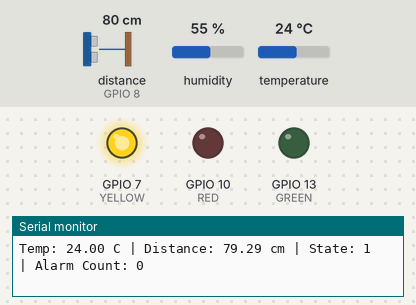
The sketch below on a simulated ESP32-S3. Shown: output pins drawn as LEDs (lit = HIGH), the last lines printed to the serial monitor. Wiring (inferred from the names in the program): ultrasonic range finder: trigger GPIO 5; echo GPIO 8. Dashed ring = blinking. The inputs (shaded band) are chosen by the test bench; at power-on: distance to the obstacle (sensor on GPIO 8) 80 cm, humidity 55 %, temperature 24 °C. The echo pulse lasts 58.3 µs per cm; WiFi joins after 1.5 s; servers stay silent unless stated; uploads are accepted with an empty reply; pins used as bus, display or sensor lines are not drawn.

Above: at 2.7 s.
2.8 s: distance to the obstacle (sensor on GPIO 8) set to 50 cm
8.0 s: distance to the obstacle (sensor on GPIO 8) set to 44 cm
At 8.8 s:
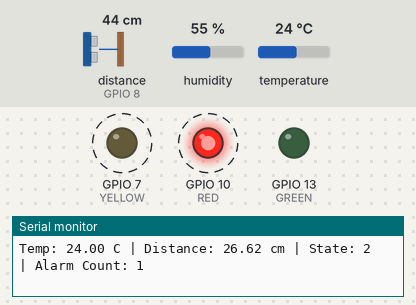
14.1 s: distance to the obstacle (sensor on GPIO 8) set to 2 cm
At 14.9 s:
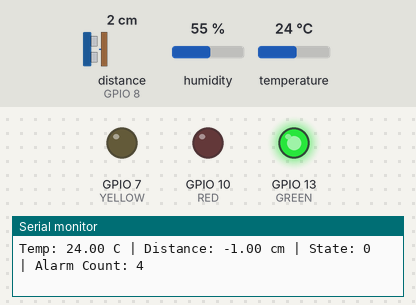
18.0 s: distance to the obstacle (sensor on GPIO 8) set to 4 cm
At 22.9 s:
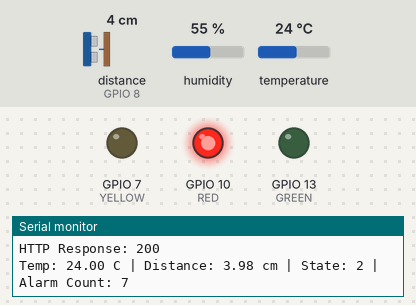
23.2 s: distance to the obstacle (sensor on GPIO 8) set to 25 cm
29.3 s: distance to the obstacle (sensor on GPIO 8) set to 30 cm
At 31.1 s:
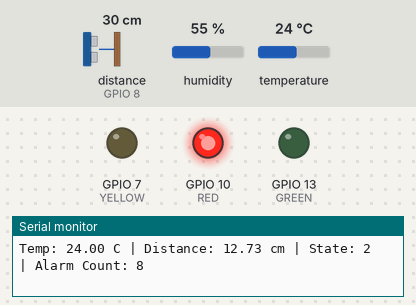
Timing chart, 0 to 32.6 s (numbered marks = the images above; inputs shaded):
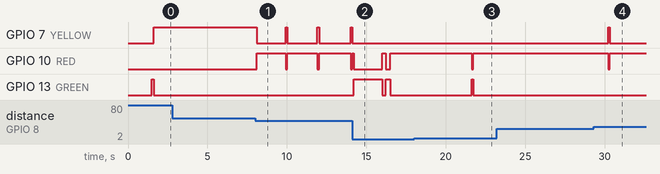

The sketch:

final_code.ino
```cpp
#include "arduino_secrets.h"
#include "thingProperties.h"

#include <DHT.h>
#include <WiFi.h>
#include <ArduinoHttpClient.h>
#include <ArduinoJson.h>
// #include <BLEDevice.h>
// #include <BLEUtils.h>
// #include <BLEAdvertising.h>

// #define SERVICE_UUID "4fafc201-1fb5-459e-8fcc-c5c9c331914b"
// #define CHAR_UUID    "beb5483e-36e1-4688-b7f5-ea07361b26a8"

// BLECharacteristic *pCharacteristic;

volatile bool wifiOk = false;
const char* SERVER = "http://postman-echo.com/post";

#define DHTPIN 4
#define DHTTYPE DHT22

#define TRIG_PIN 5
#define ECHO_PIN 8

#define GREEN 13
#define YELLOW 7
#define RED 10


DHT dht(DHTPIN, DHTTYPE);

enum SecurityState {
  STATE_NORMAL = 0,
  STATE_WARNING = 1,
  STATE_ALERT = 2
};


volatile SecurityState g_state = STATE_NORMAL;
volatile SecurityState g_lastState = STATE_NORMAL;

volatile float g_temperature = 0;
volatile float g_distanceCm = 0;
volatile int g_alarmCount = 0;
volatile bool g_alertJustStarted = false;

float readDistance() {
  digitalWrite(TRIG_PIN, LOW);
  delayMicroseconds(2);

  digitalWrite(TRIG_PIN, HIGH);
  delayMicroseconds(10);

  digitalWrite(TRIG_PIN, LOW);

  long duration = pulseIn(ECHO_PIN, HIGH, 30000);

  if (duration == 0) {
    return -1;
  }

  return duration * 0.034 / 2.0;
}

void evaluateState() {
  bool distAlert = g_distanceCm > 0 && g_distanceCm < 30;
  bool distWarn  = g_distanceCm >= 30 && g_distanceCm <= 100;

  bool tempAlert = g_temperature > 35;
  bool tempWarn  = g_temperature >= 32 && g_temperature <= 35;

  g_lastState = g_state;

  if (distAlert || tempAlert) {
    g_state = STATE_ALERT;
  } else if (distWarn || tempWarn) {
    g_state = STATE_WARNING;
  } else {
    g_state = STATE_NORMAL;
  }

  if (g_state == STATE_ALERT && g_lastState != STATE_ALERT) {
    g_alarmCount++;
    g_alertJustStarted = true;
  }
}

void updateLeds() {
  digitalWrite(GREEN, LOW);
  digitalWrite(YELLOW, LOW);
  digitalWrite(RED, LOW);

  if (g_state == STATE_NORMAL) {
    digitalWrite(GREEN, HIGH);
  } else if (g_state == STATE_WARNING) {
    digitalWrite(YELLOW, HIGH);
  } else if (g_state == STATE_ALERT) {
    digitalWrite(RED, HIGH);
  }
}

void sensorTask(void *pvParameters);
void alertTask(void *pvParameters);
void displayTask(void *pvParameters);
// void bleTask(void *pvParameters);
void cloudTask(void *pvParameters);
void wifiTask(void *pvParameters);

void setup() {
  Serial.begin(115200);
  delay(1500);

  initProperties();
  ArduinoCloud.begin(ArduinoIoTPreferredConnection);

  setDebugMessageLevel(2);
  ArduinoCloud.printDebugInfo();

  pinMode(TRIG_PIN, OUTPUT);
  pinMode(ECHO_PIN, INPUT);

  pinMode(GREEN, OUTPUT);
  pinMode(YELLOW, OUTPUT);
  pinMode(RED, OUTPUT);

  dht.begin();

  // BLEDevice::init("SecurityMonitor-ESP32");

  // BLEServer *pServer = BLEDevice::createServer();
  // BLEService *pService = pServer->createService(SERVICE_UUID);

  // pCharacteristic = pService->createCharacteristic(
  //   CHAR_UUID,
  //   BLECharacteristic::PROPERTY_READ |
  //   BLECharacteristic::PROPERTY_NOTIFY
  // );

  // pCharacteristic->setValue("Starting...");
  // pService->start();

  // BLEAdvertising *pAdv = BLEDevice::getAdvertising();
  // pAdv->addServiceUUID(SERVICE_UUID);
  // pAdv->setScanResponse(true);

  // BLEDevice::startAdvertising();

  // Serial.println("BLE advertising started!");

  xTaskCreate(sensorTask, "sensorTask", 3072, NULL, 1, NULL);
  xTaskCreate(alertTask, "alertTask", 2048, NULL, 3, NULL);
  xTaskCreate(displayTask, "displayTask", 2048, NULL, 2, NULL);
  // xTaskCreate(bleTask, "bleTask", 4096, NULL, 1, NULL);
  xTaskCreate(cloudTask, "cloudTask", 8192, NULL, 1, NULL);
  xTaskCreate(wifiTask, "wifiTask", 4096, NULL, 1, NULL);
}

void loop() {
  ArduinoCloud.update();
  delay(100);
}

void sensorTask(void *pvParameters) {
  while (true) {
    g_temperature = dht.readTemperature();
    g_distanceCm = readDistance();

    if (!isnan(g_temperature)) {
      evaluateState();
    }

    vTaskDelay(100 / portTICK_PERIOD_MS);
  }
}

void alertTask(void *pvParameters) {
  while (true) {
    updateLeds();
    vTaskDelay(100 / portTICK_PERIOD_MS);
  }
}

void displayTask(void *pvParameters) {
  while (true) {
    Serial.print("Temp: ");
    Serial.print(g_temperature);
    Serial.print(" C | Distance: ");
    Serial.print(g_distanceCm);
    Serial.print(" cm | State: ");
    Serial.print((int)g_state);
    Serial.print(" | Alarm Count: ");
    Serial.println(g_alarmCount);

    vTaskDelay(500 / portTICK_PERIOD_MS);
  }
}

// void bleTask(void *pvParameters) {
//   while (true) {
//     String payload = String((int)g_state) +
//                      ",T:" + String(g_temperature, 1) +
//                      ",D:" + String(g_distanceCm, 1) +
//                      ",A:" + String(g_alarmCount);

//     pCharacteristic->setValue(payload.c_str());
//     pCharacteristic->notify();

//     Serial.print("BLE: ");
//     Serial.println(payload);

//     vTaskDelay(1000 / portTICK_PERIOD_MS);
//   }
// }

void cloudTask(void *pvParameters) {
  while (true) {

    wifiOk = (WiFi.status() == WL_CONNECTED);

    temperature = g_temperature;
    distanceCm = g_distanceCm;
    alarmCount = g_alarmCount;
    state = (int)g_state;
    systemOnline = wifiOk;

    if (wifiOk && g_alertJustStarted) {
      g_alertJustStarted = false;

      StaticJsonDocument<256> doc;
      doc["temperature"] = g_temperature;
      doc["distance"] = g_distanceCm;
      doc["alarmCount"] = g_alarmCount;
      doc["state"] = (int)g_state;

      String json;
      serializeJson(doc, json);

      WiFiClient client;
      HttpClient http(client, "postman-echo.com", 80);

      http.beginRequest();
      http.post("/post");
      http.sendHeader("Content-Type", "application/json");
      http.sendHeader("Content-Length", json.length());
      http.beginBody();
      http.print(json);
      http.endRequest();

      int httpCode = http.responseStatusCode();

      Serial.print("HTTP Response: ");
      Serial.println(httpCode);
    }

    vTaskDelay(5000 / portTICK_PERIOD_MS);
  }
}

void wifiTask(void *pvParameters) {
  while (true) {
    wifiOk = (WiFi.status() == WL_CONNECTED);

    Serial.print("WiFi: ");
    Serial.println(wifiOk ? "CONNECTED" : "DISCONNECTED");

    vTaskDelay(5000 / portTICK_PERIOD_MS);
  }
}

/*
  Since AlarmCount is READ_WRITE variable, onAlarmCountChange() is
  executed every time a new value is received from IoT Cloud.
*/
void onAlarmCountChange()  {
  // Add your code here to act upon AlarmCount change
}
/*
  Since DistanceCm is READ_WRITE variable, onDistanceCmChange() is
  executed every time a new value is received from IoT Cloud.
*/
void onDistanceCmChange()  {
  // Add your code here to act upon DistanceCm change
}
/*
  Since Temperature is READ_WRITE variable, onTemperatureChange() is
  executed every time a new value is received from IoT Cloud.
*/
void onTemperatureChange()  {
  // Add your code here to act upon Temperature change
}
/*
  Since State is READ_WRITE variable, onStateChange() is
  executed every time a new value is received from IoT Cloud.
*/
void onStateChange()  {
  // Add your code here to act upon State change
}
```

arduino_secrets.h
```cpp
#define SECRET_DEVICE_KEY ""
#define SECRET_OPTIONAL_PASS ""
#define SECRET_SSID ""
```

thingProperties.h
```cpp
// Code generated by Arduino IoT Cloud, DO NOT EDIT.

#include <ArduinoIoTCloud.h>
#include <Arduino_ConnectionHandler.h>

const char DEVICE_LOGIN_NAME[]  = "9412d6e5-700f-4fe5-9ac7-1520c97219a0";

const char SSID[]               = SECRET_SSID;    // Network SSID (name)
const char PASS[]               = SECRET_OPTIONAL_PASS;    // Network password (use for WPA, or use as key for WEP)
const char DEVICE_KEY[]  = SECRET_DEVICE_KEY;    // Secret device password

void onDistanceCmChange();
void onTemperatureChange();
void onAlarmCountChange();
void onStateChange();

float distanceCm;
CloudTemperatureSensor temperature;
int alarmCount;
int state;
bool systemOnline;

void initProperties(){

  ArduinoCloud.setBoardId(DEVICE_LOGIN_NAME);
  ArduinoCloud.setSecretDeviceKey(DEVICE_KEY);
  ArduinoCloud.addProperty(distanceCm, READWRITE, ON_CHANGE, onDistanceCmChange);
  ArduinoCloud.addProperty(temperature, READWRITE, ON_CHANGE, onTemperatureChange);
  ArduinoCloud.addProperty(alarmCount, READWRITE, ON_CHANGE, onAlarmCountChange);
  ArduinoCloud.addProperty(state, READWRITE, ON_CHANGE, onStateChange);
  ArduinoCloud.addProperty(systemOnline, READ, ON_CHANGE, NULL);

}

WiFiConnectionHandler ArduinoIoTPreferredConnection(SSID, PASS);
```

Measured:
- the behaviour switches between 48 and 47 cm on distance to the obstacle (sensor on GPIO 8) (found by bisection; images 0 and 1)
- after the input at 8.0 s, GPIO 7 (YELLOW): alternates HIGH for 0.10 s and LOW for 1.9 s, starting after 0.11 s; GPIO 10 (RED): alternates HIGH for 1.9 s and LOW for 0.10 s, starting after 0.11 s
- after the input at 14.1 s, GPIO 7 (YELLOW): goes on until 14.1 s, then stays LOW; GPIO 13 (GREEN): LOW → HIGH after 0.12 s, → LOW 1.8 s later, → HIGH 0.23 s later, → LOW 0.30 s later
- after the input at 18.0 s, GPIO 10 (RED): HIGH → LOW after 3.6 s, → HIGH 0.10 s later; GPIO 13 (GREEN): LOW → HIGH after 3.6 s, → LOW 0.10 s later
- after the input at 29.3 s, GPIO 7 (YELLOW): goes on until 30.3 s, then stays LOW; GPIO 10 (RED): goes on until 30.3 s, then stays HIGH
